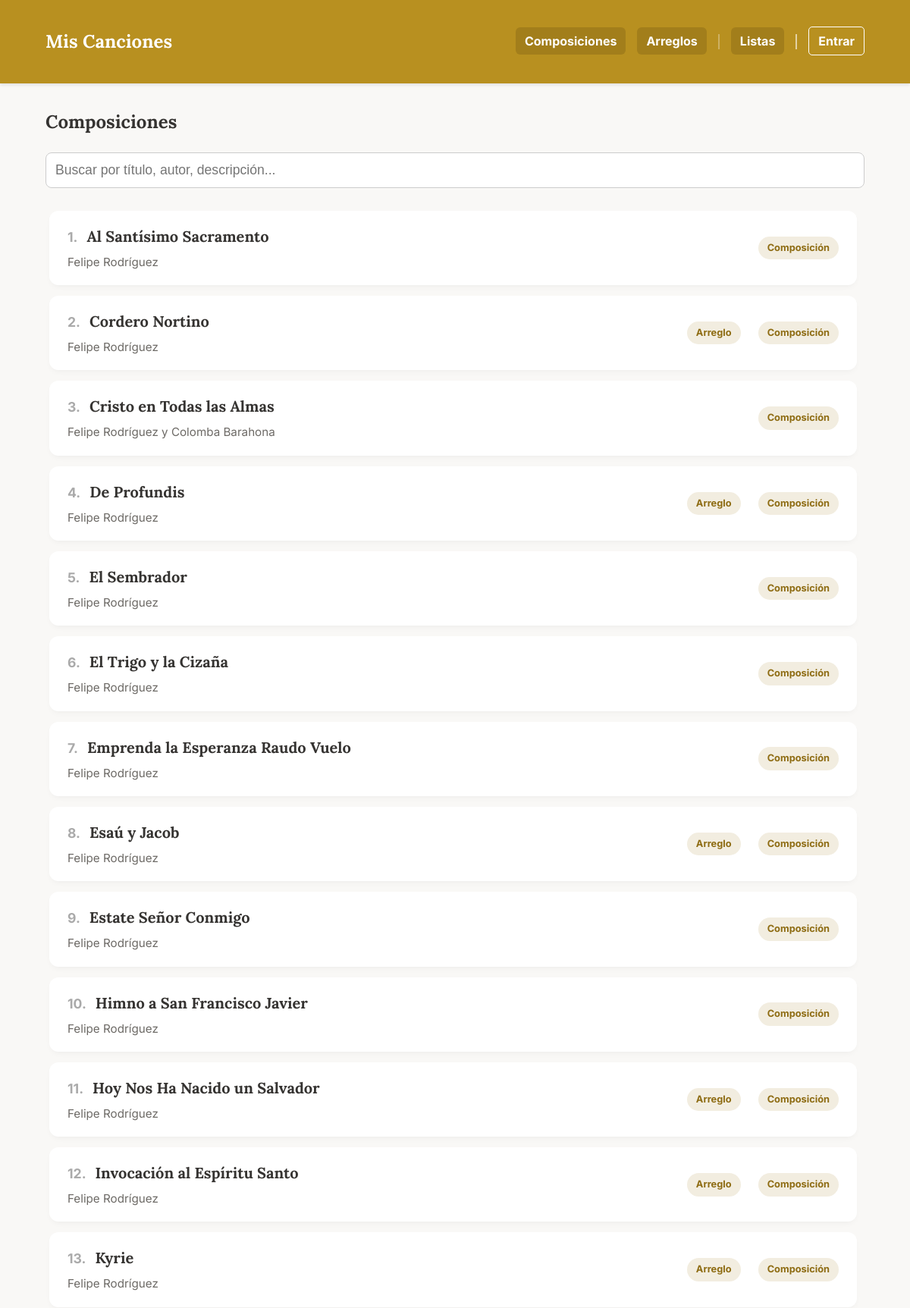
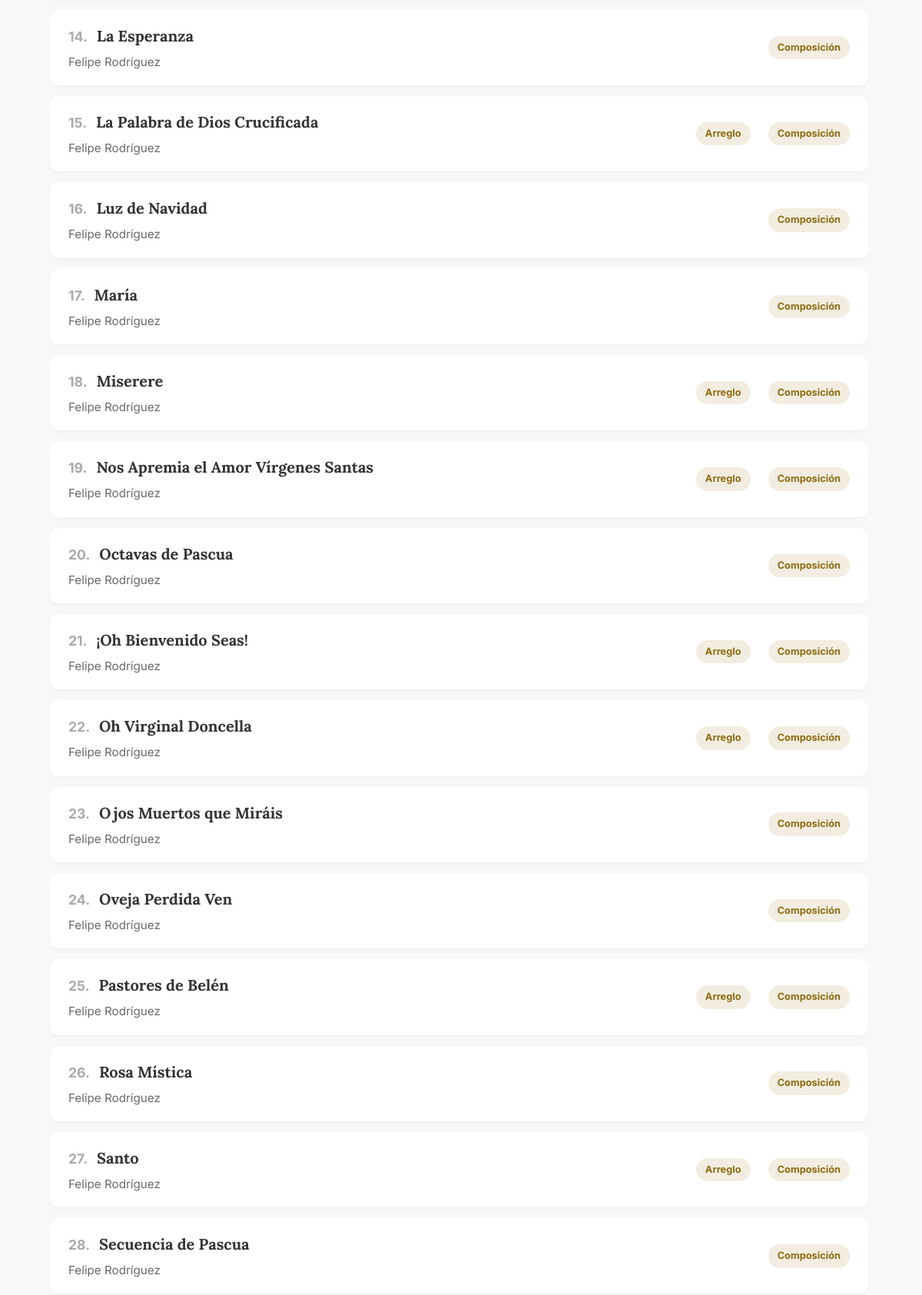
Screenshot of /composiciones (upper part) with the database file from the repository (2 pictures, top to bottom).
### app.py (models this page shows, shortened)
class Cancion(db.Model):
    id = db.Column(db.Integer, primary_key=True)
    titulo = db.Column(db.String(150), nullable=False)
    musica = db.Column(db.String(100))
    letra = db.Column(db.String(100))
    adaptacion = db.Column(db.String(100))
    idioma = db.Column(db.String(50))
    dia = db.Column(db.Integer, nullable=True)
    mes = db.Column(db.Integer, nullable=True)
    anio = db.Column(db.Integer)
    descripcion = db.Column(db.Text)
    audio = db.Column(db.String(150))
    letras_acordes = db.Column(db.String(150)) # Antes 'partitura' (PDF)
    partitura = db.Column(db.String(150))      # Antes 'partitura_xml' (MusicXML)
    midi = db.Column(db.String(150))           # Archivo MIDI
    tags_json = db.Column(db.String(500))
    tipo = db.Column(db.String(50), nullable=False, default='local')
    categorias_json = db.Column(db.String(200))
    youtube_video_embed = db.Column(db.Text)
    youtube_audio_embed = db.Column(db.Text)
    @property
    def categorias(self):
        return json.loads(self.categorias_json) if self.categorias_json else []

### app.py (the view)
@app.route('/composiciones')
def ver_composiciones():
    base_songs = search_by_category("Composición")
    filtered_songs, search_query = search_songs(base_songs)
    filtered_songs.sort(key=lambda x: normalize_for_sorting(x.titulo))
    return render_template('composiciones.html', composiciones=filtered_songs, search_query=search_query, page_context='composiciones')

### app.py (called while the page is built, shortened)
@app.template_filter('sort_categories_for_page')
def sort_categories_for_page(categories, page_context='default'):
    sorted_cats = list(categories) # Crear una copia para no modificar la original
    if page_context == 'arreglos':
        sorted_cats.sort(key=lambda x: (x != 'Composición', x != 'Arreglo'))
    else:
        sorted_cats.sort(key=lambda x: (x != 'Arreglo', x != 'Composición'))
    return sorted_cats

def normalize_for_sorting(titulo):
    if not titulo:
        return ""
    titulo_normalizado = unidecode(titulo.lower())
    return "".join(c for c in titulo_normalizado if c.isalnum() or c.isspace()).strip()

def search_songs(base_songs):
    search_query = request.args.get('search', '').strip()
    if not search_query:
        return base_songs, search_query

def search_by_category(category_name):
    all_songs = Cancion.query.all()
    normalized_category = unidecode(category_name.lower())
    return [
        song for song in all_songs if normalized_category in unidecode(str(song.categorias).lower())
    ]

### templates/composiciones.html
{% extends "base.html" %}
{% block content %}
    <h2>Composiciones</h2>
    {% include '_filters.html' %}
    <div class="lista-scroll" id="song-list-container">
        {% include '_song_list.html' %}
    </div>
{% endblock %}

### templates/_song_list.html
<div class="lista-composiciones">
    {% for obra in composiciones %}
        <a href="{{ url_for('ver_composicion', comp_id=obra.id, context=page_context, tag_name=tag_nombre, search=search_query, sort_by=sort_by) }}" class="tarjeta-obra">
            <div class="info-tarjeta">
                <div class="song-title-with-number">
                    <span class="song-number">{{ loop.index }}.</span>
                    <h3>{{ obra.titulo }}</h3>
                </div>
                <p>{{ obra.musica }}</p>
            </div>
            <div class="categoria-tags-container">
                {% if obra.categorias %}
                    {% for cat in obra.categorias | sort_categories_for_page(page_context) %}
                        <span class="categoria-tag">{{ cat }}</span>
                    {% endfor %}
                {% endif %}
            </div>
        </a>
    {% else %}
        <p style="padding: 20px;">No se encontraron canciones que coincidan con tu búsqueda.</p>
    {% endfor %}
</div>

### static/style.css (style rules this page uses)
:root { --color-principal: #b89020; --color-fondo: #f9f8f6; --color-boton-nav: #a27e1b; --color-texto: #353331; --color-acento: #dcb33f; --color-blanco: #ffffff; }
body { font-family: 'Inter', sans-serif; background-color: var(--color-fondo); color: var(--color-texto); margin: 0; line-height: 1.6; }
h1, h2, h3, h4, h5, h6, .brand-logo { font-family: 'Lora', serif; font-weight: 700; }
.lista-scroll { height: 85vh; overflow-y: auto; border: none; background-color: transparent; padding-right: 5px; }
.lista-composiciones { display: block; padding: 10px 5px; }
.tarjeta-obra { display: flex; justify-content: space-between; align-items: center; border-bottom: none; text-decoration: none; color: var(--color-texto); background-color: var(--color-blanco); border-radius: 12px; margin-bottom: 14px; box-shadow: 0 4px 8px -2px rgba(0, 0, 0, 0.04), 0 2px 4px -1px rgba(0, 0, 0, 0.02); transition: transform 0.25s cubic-bezier(0.4, 0, 0.2, 1), box-shadow 0.25s cubic-bezier(0.4, 0, 0.2, 1), background-color 0.2s; padding: 18px 24px; }
.song-title-with-number { display: flex; align-items: baseline; gap: 12px; }
.song-number { color: #aaa; font-weight: bold; font-size: 1.1em; }
.info-tarjeta { padding: 0; }
.info-tarjeta h3 { margin: 0 0 6px 0; font-size: 1.25em; color: var(--color-texto); }
.info-tarjeta p { margin: 0; color: #6d6a66; font-size: 0.95em; }
.categoria-tags-container { display: flex; gap: 8px; }
.categoria-tag { background-color: #f2ede0; color: #8e6c13; font-size: 0.8em; font-weight: bold; padding: 5px 12px; border-radius: 20px; margin-left: 15px; white-space: nowrap; transition: background-color 0.2s; }

### rows the page displays
Cancion: titulo "Al Santísimo Sacramento", musica "Felipe Rodríguez", cat "Composición"
Cancion: titulo "Cordero Nortino", musica "Felipe Rodríguez", cat "Arreglo" "Composición"
Cancion: titulo "Cristo en Todas las Almas", musica "Felipe Rodríguez y Colomba Barahona", cat "Composición"
Cancion: titulo "De Profundis", musica "Felipe Rodríguez", cat "Arreglo" "Composición"
Cancion: titulo "El Sembrador", musica "Felipe Rodríguez", cat "Composición"
Cancion: titulo "El Trigo y la Cizaña", musica "Felipe Rodríguez", cat "Composición"
Cancion: titulo "Emprenda la Esperanza Raudo Vuelo", musica "Felipe Rodríguez", cat "Composición"
Cancion: titulo "Esaú y Jacob", musica "Felipe Rodríguez", cat "Arreglo" "Composición"
Cancion: titulo "Estate Señor Conmigo", musica "Felipe Rodríguez", cat "Composición"
Cancion: titulo "Himno a San Francisco Javier", musica "Felipe Rodríguez", cat "Composición"
Cancion: titulo "Hoy Nos Ha Nacido un Salvador", musica "Felipe Rodríguez", cat "Arreglo" "Composición"
Cancion: titulo "Invocación al Espíritu Santo", musica "Felipe Rodríguez", cat "Arreglo" "Composición"
Cancion: titulo "Kyrie", musica "Felipe Rodríguez", cat "Arreglo" "Composición"
Cancion: titulo "La Esperanza", musica "Felipe Rodríguez", cat "Composición"
Cancion: titulo "La Palabra de Dios Crucificada", musica "Felipe Rodríguez", cat "Arreglo" "Composición"
Cancion: titulo "Luz de Navidad", musica "Felipe Rodríguez", cat "Composición"
Cancion: titulo "María", musica "Felipe Rodríguez", cat "Composición"
Cancion: titulo "Miserere", musica "Felipe Rodríguez", cat "Arreglo" "Composición"
Cancion: titulo "Nos Apremia el Amor Vírgenes Santas", musica "Felipe Rodríguez", cat "Arreglo" "Composición"
Cancion: titulo "Octavas de Pascua", musica "Felipe Rodríguez", cat "Composición"
Cancion: titulo "¡Oh Bienvenido Seas!", musica "Felipe Rodríguez", cat "Arreglo" "Composición"
Cancion: titulo "Oh Virginal Doncella", musica "Felipe Rodríguez", cat "Arreglo" "Composición"
Cancion: titulo "Ojos Muertos que Miráis", musica "Felipe Rodríguez", cat "Composición"
Cancion: titulo "Oveja Perdida Ven", musica "Felipe Rodríguez", cat "Composición"
Cancion: titulo "Pastores de Belén", musica "Felipe Rodríguez", cat "Arreglo" "Composición"
Cancion: titulo "Rosa Mística", musica "Felipe Rodríguez", cat "Composición"
Cancion: titulo "Santo", musica "Felipe Rodríguez", cat "Arreglo" "Composición"
Cancion: titulo "Secuencia de Pascua", musica "Felipe Rodríguez", cat "Composición"
